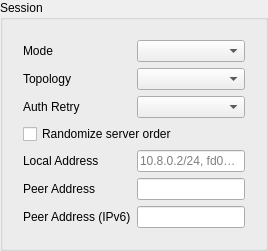
        <widget class="QGroupBox" name="session_box">
         <property name="title">
          <string>Session</string>
         </property>
         <layout class="QVBoxLayout" name="session_box_layout">
          <item>
           <widget class="QWidget" name="session_box_form_w" native="true">
            <layout class="QFormLayout" name="session_box_form">
             <item row="0" column="0">
              <widget class="QLabel" name="mode_l">
               <property name="toolTip">
                <string>&lt;html&gt;&lt;head/&gt;&lt;body&gt;&lt;p&gt;OpenVPN session mode. tls is used by default, and static_key is a deprecated mode without a TLS control channel.&lt;/p&gt;&lt;/body&gt;&lt;/html&gt;</string>
               </property>
               <property name="text">
                <string>Mode</string>
               </property>
               <property name="buddy">
                <cstring>mode</cstring>
               </property>
              </widget>
             </item>
             <item row="0" column="1">
              <widget class="NoWheelComboBox" name="mode"/>
             </item>
             <item row="1" column="0">
              <widget class="QLabel" name="topology_l">
               <property name="toolTip">
                <string>&lt;html&gt;&lt;head/&gt;&lt;body&gt;&lt;p&gt;Tunnel topology. The topology pulled from the server is used when empty in TLS mode.&lt;/p&gt;&lt;/body&gt;&lt;/html&gt;</string>
               </property>
               <property name="text">
                <string>Topology</string>
               </property>
               <property name="buddy">
                <cstring>topology</cstring>
               </property>
              </widget>
             </item>
             <item row="1" column="1">
              <widget class="NoWheelComboBox" name="topology"/>
             </item>
             <item row="2" column="0">
              <widget class="QLabel" name="auth_retry_l">
               <property name="toolTip">
                <string>&lt;html&gt;&lt;head/&gt;&lt;body&gt;&lt;p&gt;Behavior after username/password authentication fails. none is used by default and treats a permanent failure as terminal.&lt;/p&gt;&lt;/body&gt;&lt;/html&gt;</string>
               </property>
               <property name="text">
                <string>Auth Retry</string>
               </property>
               <property name="buddy">
                <cstring>auth_retry</cstring>
               </property>
              </widget>
             </item>
             <item row="2" column="1">
              <widget class="NoWheelComboBox" name="auth_retry"/>
             </item>
             <item row="3" column="0" colspan="2">
              <widget class="QCheckBox" name="remote_random">
               <property name="toolTip">
                <string>&lt;html&gt;&lt;head/&gt;&lt;body&gt;&lt;p&gt;Randomize the server list before connecting.&lt;/p&gt;&lt;/body&gt;&lt;/html&gt;</string>
               </property>
               <property name="text">
                <string>Randomize server order</string>
               </property>
              </widget>
             </item>
             <item row="4" column="0">
              <widget class="QLabel" name="address_l">
               <property name="toolTip">
                <string>&lt;html&gt;&lt;head/&gt;&lt;body&gt;&lt;p&gt;Comma separated local tunnel prefixes. At least one is required in static_key mode.&lt;/p&gt;&lt;/body&gt;&lt;/html&gt;</string>
               </property>
               <property name="text">
                <string>Local Address</string>
               </property>
               <property name="buddy">
                <cstring>address</cstring>
               </property>
              </widget>
             </item>
             <item row="4" column="1">
              <widget class="QLineEdit" name="address">
               <property name="placeholderText">
                <string>10.8.0.2/24, fd00::2/64</string>
               </property>
              </widget>
             </item>
             <item row="5" column="0">
              <widget class="QLabel" name="peer_address_l">
               <property name="toolTip">
                <string>&lt;html&gt;&lt;head/&gt;&lt;body&gt;&lt;p&gt;IPv4 tunnel peer address and VPN gateway. Required with an IPv4 local address in static_key mode.&lt;/p&gt;&lt;/body&gt;&lt;/html&gt;</string>
               </property>
               <property name="text">
                <string>Peer Address</string>
               </property>
               <property name="buddy">
                <cstring>peer_address</cstring>
               </property>
              </widget>
             </item>
             <item row="5" column="1">
              <widget class="QLineEdit" name="peer_address"/>
             </item>
             <item row="6" column="0">
              <widget class="QLabel" name="peer_address_ipv6_l">
               <property name="toolTip">
                <string>&lt;html&gt;&lt;head/&gt;&lt;body&gt;&lt;p&gt;IPv6 tunnel peer address and VPN gateway. Required with an IPv6 local address in static_key mode.&lt;/p&gt;&lt;/body&gt;&lt;/html&gt;</string>
               </property>
               <property name="text">
                <string>Peer Address (IPv6)</string>
               </property>
               <property name="buddy">
                <cstring>peer_address_ipv6</cstring>
               </property>
              </widget>
             </item>
             <item row="6" column="1">
              <widget class="QLineEdit" name="peer_address_ipv6"/>
             </item>
            </layout>
           </widget>
          </item>
         </layout>
        </widget>
